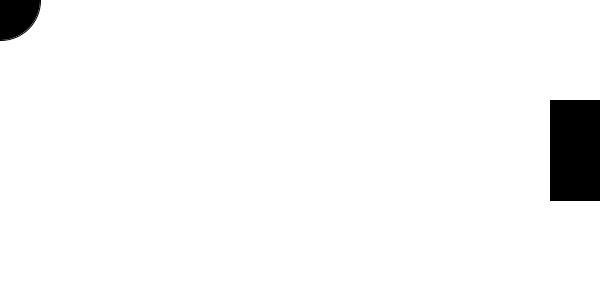
Frame 1 (no input)
Frame 60 (the mouse pressed at the canvas centre just before this capture): identical to frame 1, image omitted
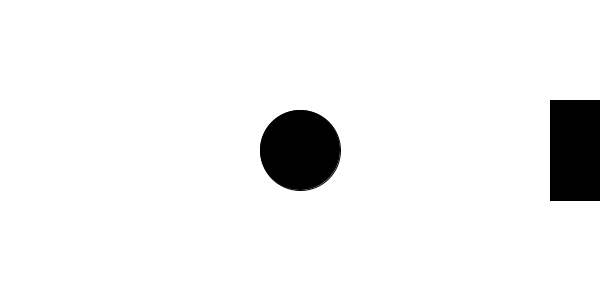
Frame 120 (the mouse held since frame 60 and released just before this capture)

The Processing sketch that drew these frames (run headless with seeded random() and noise(); from frame 60 on, the mouse is pressed at the canvas centre):

// Processing sketch: week13_1_blink_window_countDown_background
// ── week13_1_blink_window_countDown_background.pde
// week13_1_blink_window_countDown_background
// 得到分數時,畫面閃一下
void setup(){
  size(600,300);
}
int score = 0;
int countDown;
void draw(){
  if(countDown>0){
    countDown--;
    if(frameCount%10 < 5) background(255,255,0);
    else background(0);
  }else background(255);
  fill(0);
  ellipse(mouseX, mouseY, 80, 80);
  rect(550,100,50,100); // 得分區
  if(countDown==0 && 550<mouseX && 100<mouseY && mouseY<200){ // 撞到得分區
    score += 10;
    countDown = 60; // 1秒的閃爍
  }
}
